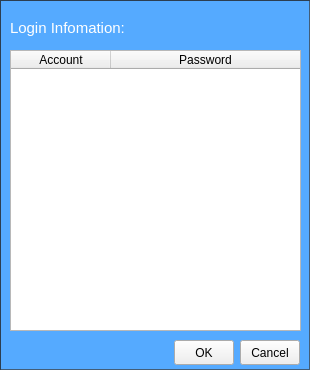
<?xml version="1.0" encoding="UTF-8"?>
<ui version="4.0">
 <class>LoginInfoWidget</class>
 <widget class="QWidget" name="LoginInfoWidget">
  <property name="geometry">
   <rect>
    <x>0</x>
    <y>0</y>
    <width>310</width>
    <height>370</height>
   </rect>
  </property>
  <property name="maximumSize">
   <size>
    <width>310</width>
    <height>370</height>
   </size>
  </property>
  <property name="windowTitle">
   <string>Form</string>
  </property>
  <property name="styleSheet">
   <string notr="true">#LoginInfoWidget{background-color: rgb(85, 170, 255);
border-style: inset;
border-width:1px;border-color:#2C3E50;}</string>
  </property>
  <widget class="QTableWidget" name="tableWidget">
   <property name="geometry">
    <rect>
     <x>10</x>
     <y>50</y>
     <width>291</width>
     <height>281</height>
    </rect>
   </property>
   <attribute name="horizontalHeaderStretchLastSection">
    <bool>true</bool>
   </attribute>
   <attribute name="verticalHeaderShowSortIndicator" stdset="0">
    <bool>false</bool>
   </attribute>
   <attribute name="verticalHeaderStretchLastSection">
    <bool>false</bool>
   </attribute>
   <column>
    <property name="text">
     <string>Account</string>
    </property>
   </column>
   <column>
    <property name="text">
     <string>Password</string>
    </property>
   </column>
  </widget>
  <widget class="QLabel" name="label">
   <property name="geometry">
    <rect>
     <x>10</x>
     <y>20</y>
     <width>141</width>
     <height>16</height>
    </rect>
   </property>
   <property name="styleSheet">
    <string notr="true">color: rgb(255, 255, 255);  
font-size: 15px;
text-align: center;</string>
   </property>
   <property name="text">
    <string>Login Infomation:</string>
   </property>
  </widget>
  <widget class="QPushButton" name="CloseButton">
   <property name="geometry">
    <rect>
     <x>280</x>
     <y>0</y>
     <width>25</width>
     <height>25</height>
    </rect>
   </property>
   <property name="cursor">
    <cursorShape>PointingHandCursor</cursorShape>
   </property>
   <property name="toolTip">
    <string>close</string>
   </property>
   <property name="styleSheet">
    <string notr="true">#CloseButton{border-radius:10px;color:#ffffff;font-size:10px;background-repeat:no-repeat;
background-image: url(:/images/images/CloseButton.png);}
#CloseButton:hover{
background-image: url(:/images/images/CloseButtonPress.png);}</string>
   </property>
   <property name="text">
    <string/>
   </property>
  </widget>
  <widget class="QPushButton" name="MinButton">
   <property name="geometry">
    <rect>
     <x>255</x>
     <y>0</y>
     <width>25</width>
     <height>25</height>
    </rect>
   </property>
   <property name="cursor">
    <cursorShape>PointingHandCursor</cursorShape>
   </property>
   <property name="toolTip">
    <string>minimize</string>
   </property>
   <property name="statusTip">
    <string/>
   </property>
   <property name="styleSheet">
    <string notr="true">#MinButton{color:#ffffff;font-size:10px;border:none;
background-image: url(:/images/images/MinButton.png);background-repeat:no-repeat;
border-radius:10px;}
#MinButton:hover{background-image:url(:/images/images/MinButtonPress);}</string>
   </property>
   <property name="text">
    <string/>
   </property>
  </widget>
  <widget class="QPushButton" name="OkButton">
   <property name="geometry">
    <rect>
     <x>174</x>
     <y>340</y>
     <width>60</width>
     <height>25</height>
    </rect>
   </property>
   <property name="text">
    <string>OK</string>
   </property>
  </widget>
  <widget class="QPushButton" name="CancelButton">
   <property name="geometry">
    <rect>
     <x>240</x>
     <y>340</y>
     <width>60</width>
     <height>25</height>
    </rect>
   </property>
   <property name="text">
    <string>Cancel</string>
   </property>
  </widget>
 </widget>
 <resources>
  <include location="res.qrc"/>
 </resources>
 <connections>
  <connection>
   <sender>MinButton</sender>
   <signal>clicked()</signal>
   <receiver>LoginInfoWidget</receiver>
   <slot>showMinimized()</slot>
   <hints>
    <hint type="sourcelabel">
     <x>274</x>
     <y>13</y>
    </hint>
    <hint type="destinationlabel">
     <x>218</x>
     <y>19</y>
    </hint>
   </hints>
  </connection>
  <connection>
   <sender>CloseButton</sender>
   <signal>clicked()</signal>
   <receiver>LoginInfoWidget</receiver>
   <slot>close()</slot>
   <hints>
    <hint type="sourcelabel">
     <x>292</x>
     <y>17</y>
    </hint>
    <hint type="destinationlabel">
     <x>291</x>
     <y>31</y>
    </hint>
   </hints>
  </connection>
 </connections>
</ui>
